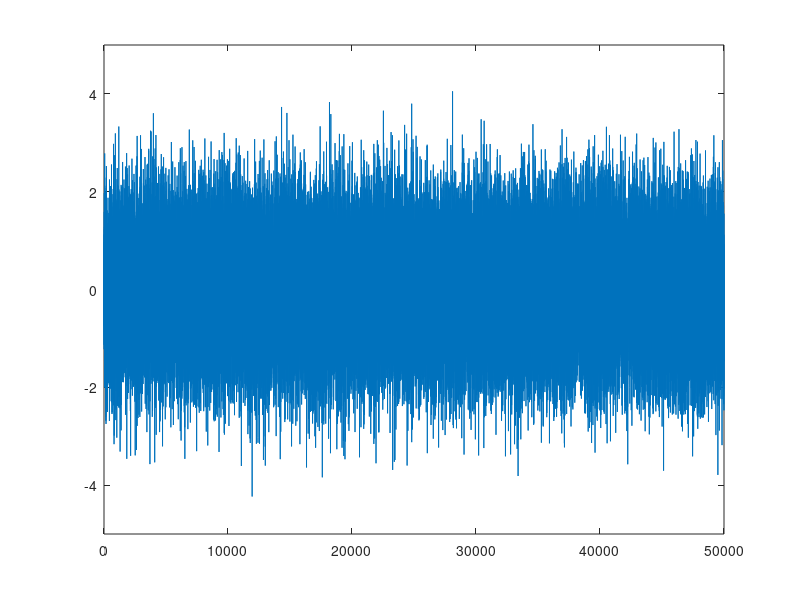
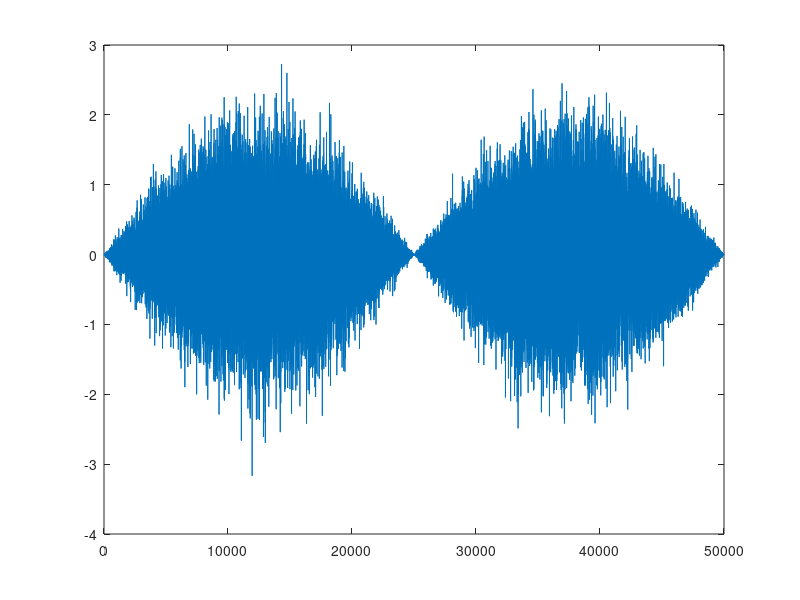

Here is the MATLAB script that generated these plots, in order: (Note: this script raises an error after producing the figures.)
%agcTest - tests the agc block

clear all;
close all;

n = 50000;
r = randn(size(1:n));
figure()
plot(r);
axis([0 n -5 5])
lr = length(r);
fp = 0.75*abs(sin(2*pi*(1:n)/n)); %flat fading profile
r = r.*fp;
figure()
plot(r)

cR = agc(r);

figure()
plot(cR)
axis([0 n -5 5])